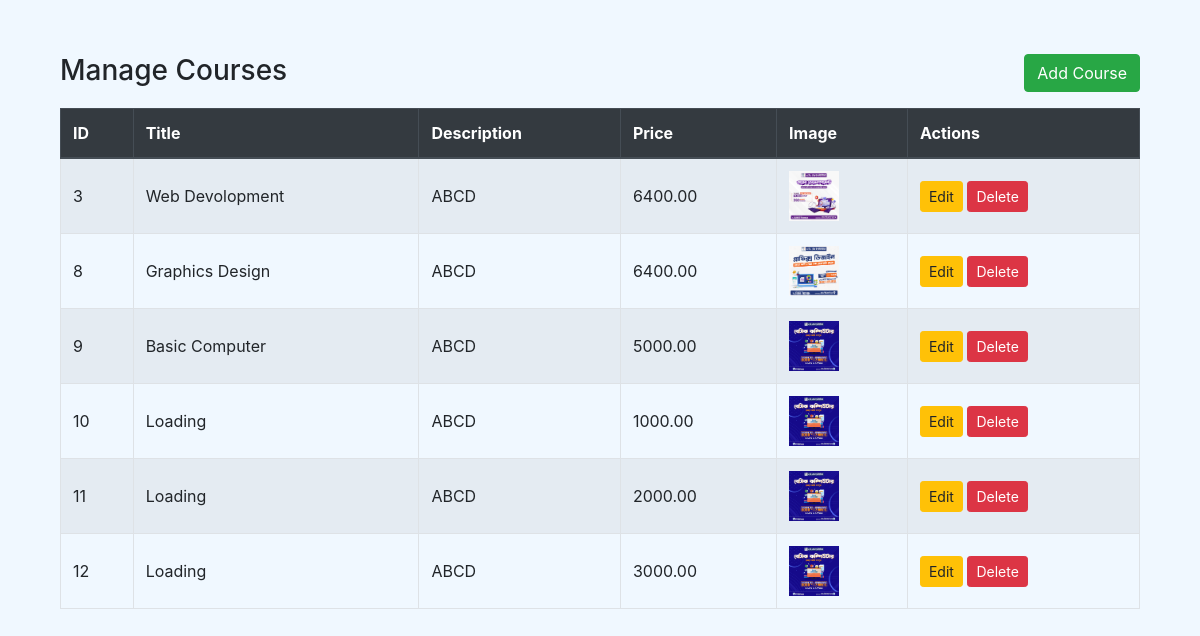
The app's page /lms/admin/manage_courses.php (signed in) with its own data.
### tables this page shows
CREATE TABLE `courses` (
  `id` int(11) NOT NULL,
  `title` varchar(255) NOT NULL,
  `description` text NOT NULL,
  `image` varchar(255) NOT NULL,
  `price` decimal(10,2) NOT NULL,
  `created_at` timestamp NOT NULL DEFAULT current_timestamp()
);

### lms/admin/manage_courses.php (the view, shortened to what this page needs)
<?php
$conn = new mysqli('localhost', 'root', '', 'lms');
$courses_result = $conn->query("SELECT * FROM courses");
?>
<!DOCTYPE html>
<html lang="en">
<head>
    <link rel="stylesheet" href="https://stackpath.bootstrapcdn.com/bootstrap/4.5.2/css/bootstrap.min.css">
</head>
<body>
<div class="container mt-4">
    <div class="row">
        <div class="col-md-8">
            <h3>Manage Courses</h3>
        </div>
        <div class="col-md-4 text-right">
            <a href="#" class="btn btn-success mb-3" data-toggle="modal" data-target="#addCourseModal">Add Course</a>
        </div>
    </div>
    <div class="table-responsive">
        <table class="table table-striped table-bordered">
            <thead class="thead-dark">
                <tr>
                    <th>ID</th>
                    <th>Title</th>
                    <th>Description</th>
                    <th>Price</th>
                    <th>Image</th>
                    <th>Actions</th>
                </tr>
            </thead>
            <tbody>
                <?php while ($row = $courses_result->fetch_assoc()): ?>
                    <tr>
                        <td><?php echo $row['id']; ?></td>
                        <td><?php echo htmlspecialchars($row['title']); ?></td>
                        <td><?php echo htmlspecialchars($row['description']); ?></td>
                        <td><?php echo $row['price']; ?></td>
                        <td><img src="../images/course_images/<?php echo $row['image']; ?>" alt="Course Image" width="50"></td>
                        <td>
                            <a href="edit_course.php?id=<?php echo $row['id']; ?>" class="btn btn-warning btn-sm">Edit</a>
                            <a href="manage_courses.php?delete_course_id=<?php echo $row['id']; ?>" class="btn btn-danger btn-sm">Delete</a>
                        </td>
                    </tr>
                <?php endwhile; ?>
            </tbody>
        </table>
    </div>
</div>
</body>
</html>

### lms/admin/manage_courses.php (style rules this page uses)
body { background-color: #F0F8FF; }
.container { padding: 30px; }
.table th, .table td { vertical-align: middle; }

### records on screen
courses: id "3", title "Web Devolopment", description "ABCD", price "6400.00", image (picture)
courses: id "8", title "Graphics Design", description "ABCD", price "6400.00", image (picture)
courses: id "9", title "Basic Computer", description "ABCD", price "5000.00", image (picture)
courses: id "10", title "Loading", description "ABCD", price "1000.00", image (picture)
courses: id "11", title "Loading", description "ABCD", price "2000.00", image (picture)
courses: id "12", title "Loading", description "ABCD", price "3000.00", image (picture)
